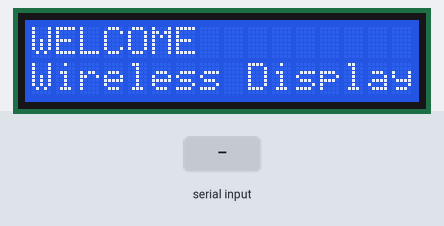
Recording of a sketch running on a simulated Arduino Uno, built with avr-gcc and run on an emulated ATmega328P. On the bench: 16×2 character LCD. The inputs (shaded band) are chosen by the test bench. What the sketch prints to the serial monitor is not drawn.

Above: at 0.1 s.
3.3 s: "1" received over Serial
At 4.57 s:
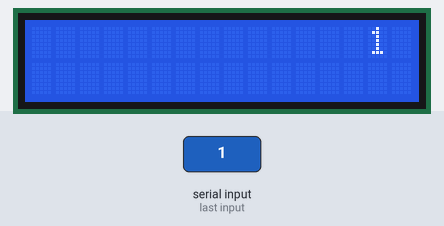
5.9 s: "0" received over Serial
At 7.18 s:
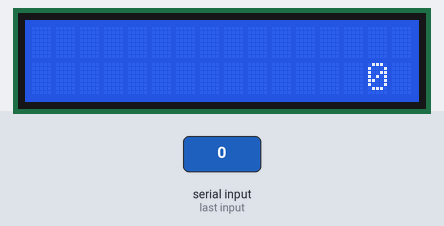
Timing chart, 0 to 8.9 s (numbered marks = the images above; inputs shaded):
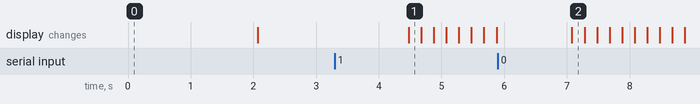

Measured:
- after the input at 3.3 s, the display: changes after 1.2 s (image 1)

The sketch:

sketch_may21a.ino
```cpp
#include<LiquidCrystal.h> //header file for LCD
LiquidCrystal lcd(2, 3, 4, 5, 6, 7); //rs,en,D4,D5,D6,D7

void setup()
{
  Serial.begin(9600);
  lcd.begin(16, 2);
  lcd.clear();
  lcd.setCursor(0, 0);
  lcd.print("WELCOME");
  lcd.setCursor(0, 1);
  lcd.print("Wireless Display");
  delay(2000);
  lcd.clear();
}
int i=0;
void loop()
{
  Serial.println("Enter your messgae");
  if (Serial.available() > 0)
  {
    String mydata = Serial.readString();
    lcd.clear();
    lcd.setCursor(15,i);
    lcd.print(mydata);
    i++;
    if(i>1)
    {
      i=0;
      }
  }
  lcd.scrollDisplayLeft();
  delay(200);
}
```
